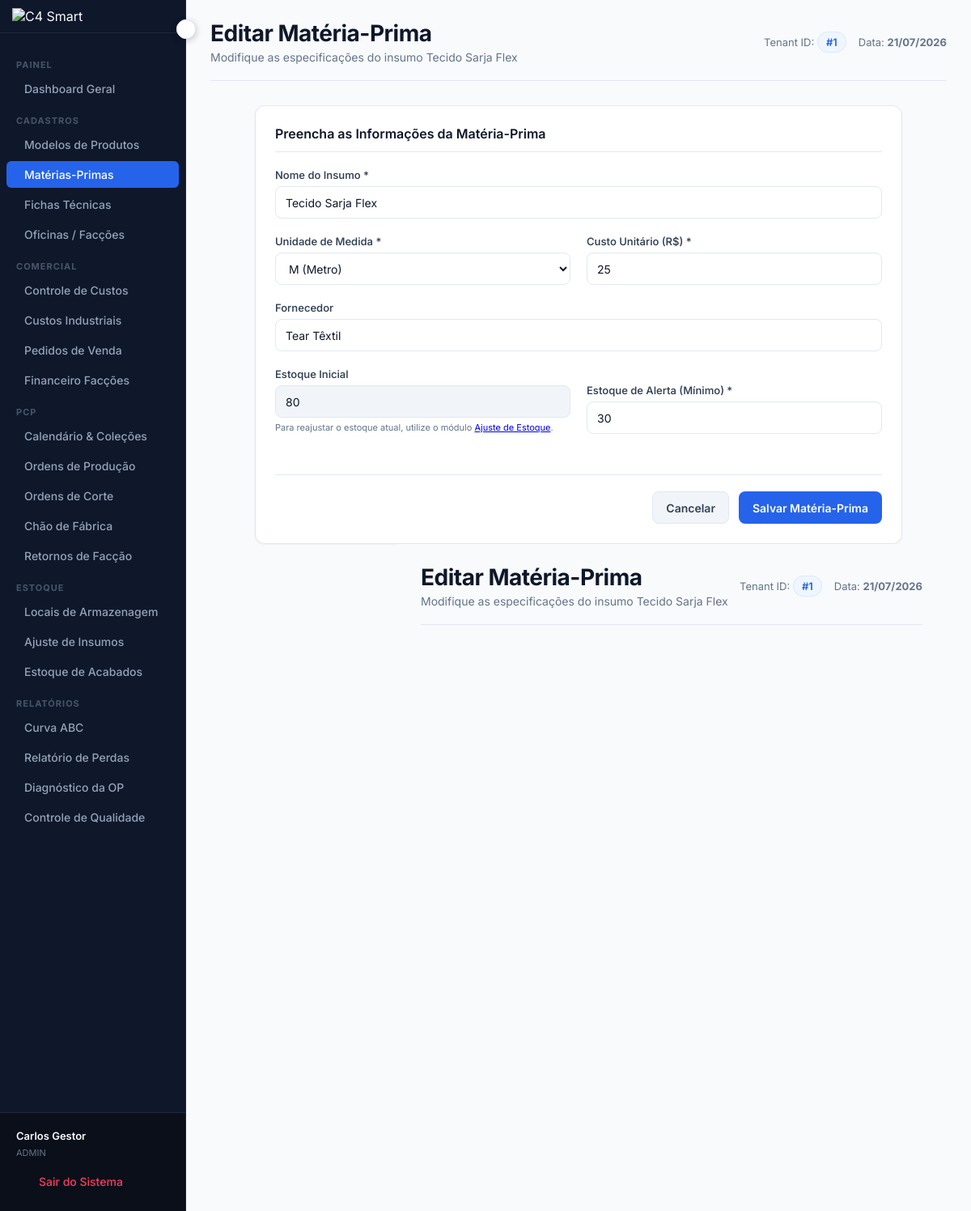
/materias/editar?id=2 (signed in), run on the app's committed database.
### tables this page shows
CREATE TABLE IF NOT EXISTS `materias_primas` (
  `id` INT AUTO_INCREMENT PRIMARY KEY,
  `tenant_id` INT NOT NULL,
  `nome` VARCHAR(255) NOT NULL,
  `unidade_medida` VARCHAR(20) NOT NULL DEFAULT 'M',
  `custo_unitario` DECIMAL(10, 4) NOT NULL DEFAULT 0.0000,
  `fornecedor` VARCHAR(255) NULL,
  `estoque_atual` DECIMAL(10, 2) NOT NULL DEFAULT 0.00,
  `estoque_minimo` DECIMAL(10, 2) NOT NULL DEFAULT 0.00,
  `criado_em` TIMESTAMP DEFAULT CURRENT_TIMESTAMP,
  CONSTRAINT `fk_materias_tenant` FOREIGN KEY (`tenant_id`) REFERENCES `tenants` (`id`) ON DELETE CASCADE,
  INDEX `idx_materias_tenant` (`tenant_id`)
);

### app/Views/materias/form.php (the view, shortened to what the rows shown need)
<?php require __DIR__ . '/../layouts/header.php'; ?>
<div class="card-box" style="max-width: 800px; margin: 0 auto;">
    <div class="card-title-box">
        <h3>Preencha as Informações da Matéria-Prima</h3>
    </div>
    <form action="<?= $action ?>" method="POST">
        <div class="form-group">
            <label for="nome" class="form-label">Nome do Insumo *</label>
            <input type="text" id="nome" name="nome" class="form-control" value="<?= htmlspecialchars($item['nome'] ?? '') ?>" placeholder="Ex: Tecido Algodão Penteado 30.1" required>
        </div>
        <div class="form-row">
            <div class="form-group">
                <label for="unidade_medida" class="form-label">Unidade de Medida *</label>
                <select id="unidade_medida" name="unidade_medida" class="form-control">
                    <option value="M" <?= ($item['unidade_medida'] ?? 'M') === 'M' ? 'selected' : '' ?>>M (Metro)</option>
                </select>
            </div>
            <div class="form-group">
                <label for="custo_unitario" class="form-label">Custo Unitário (R$) *</label>
                <input type="number" id="custo_unitario" name="custo_unitario" class="form-control" step="0.0001" value="<?= isset($item) ? (float)$item['custo_unitario'] : '' ?>" placeholder="Ex: 15.50" required>
            </div>
        </div>
        <div class="form-group">
            <label for="fornecedor" class="form-label">Fornecedor</label>
            <input type="text" id="fornecedor" name="fornecedor" class="form-control" value="<?= htmlspecialchars($item['fornecedor'] ?? '') ?>" placeholder="Ex: Têxtil Catarinense S.A.">
        </div>
        <div class="form-row">
            <div class="form-group">
                <label for="estoque_atual" class="form-label">Estoque Inicial</label>
                <?php if ($item === null): ?>
                    <input type="number" id="estoque_atual" name="estoque_atual" class="form-control" step="0.01" value="" placeholder="0.00">
                    <span style="font-size: 11px; color: var(--muted);">Estoque inserido no cadastro inicial da matéria-prima.</span>
                <?php else: ?>
                    <input type="number" id="estoque_atual" class="form-control" value="<?= (float)$item['estoque_atual'] ?>" readonly disabled style="background-color: #f1f5f9;">
                    <span style="font-size: 11px; color: var(--muted);">Para reajustar o estoque atual, utilize o módulo <a href="/estoque/ajuste">Ajuste de Estoque</a>.</span>
                <?php endif; ?>
            </div>
            <div class="form-group">
                <label for="estoque_minimo" class="form-label">Estoque de Alerta (Mínimo) *</label>
                <input type="number" id="estoque_minimo" name="estoque_minimo" class="form-control" step="0.01" value="<?= isset($item) ? (float)$item['estoque_minimo'] : '' ?>" placeholder="0.00" required>
            </div>
        </div>
        <div class="form-actions">
            <a href="/materias" class="btn btn-secondary">Cancelar</a>
            <button type="submit" class="btn btn-primary">Salvar Matéria-Prima</button>
        </div>
    </form>
</div>
<?php require __DIR__ . '/../layouts/header.php'; ?>

### data on the page
materias_primas: nome "Tecido Sarja Flex", unidade_medida "M (Metro)", custo_unitario "25", fornecedor "Tear Têxtil", estoque_atual "80", estoque_minimo "30"

### other printed values
$title "Editar Matéria-Prima Editar Matéria-Prima"
$subtitle "Modifique as especificações do insumo Tecido Sarja Flex Modifique as especificações do insumo Tecido Sarja Flex"
$_SESSION['tenant_id'] "1 1"
$_SESSION['nome'] "Carlos Gestor"
$_SESSION['role'] "ADMIN"
